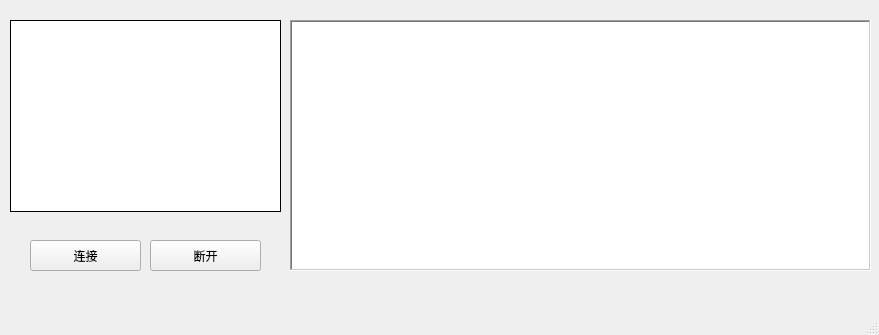
<?xml version="1.0" encoding="UTF-8"?>
<ui version="4.0">
 <class>MainWindow</class>
 <widget class="QMainWindow" name="MainWindow">
  <property name="geometry">
   <rect>
    <x>0</x>
    <y>0</y>
    <width>879</width>
    <height>335</height>
   </rect>
  </property>
  <property name="windowTitle">
   <string>ShadowsocksR PyQt by XiaoJian</string>
  </property>
  <property name="windowIcon">
   <iconset>
    <normaloff>ssw128.png</normaloff>ssw128.png</iconset>
  </property>
  <property name="windowOpacity">
   <double>1.000000000000000</double>
  </property>
  <widget class="QWidget" name="centralwidget">
   <widget class="QPushButton" name="button_disconnect">
    <property name="geometry">
     <rect>
      <x>150</x>
      <y>240</y>
      <width>111</width>
      <height>31</height>
     </rect>
    </property>
    <property name="text">
     <string>断开</string>
    </property>
   </widget>
   <widget class="QPushButton" name="button_connect">
    <property name="geometry">
     <rect>
      <x>30</x>
      <y>240</y>
      <width>111</width>
      <height>31</height>
     </rect>
    </property>
    <property name="text">
     <string>连接</string>
    </property>
   </widget>
   <widget class="QTextBrowser" name="ssr_log">
    <property name="geometry">
     <rect>
      <x>290</x>
      <y>20</y>
      <width>581</width>
      <height>251</height>
     </rect>
    </property>
    <property name="font">
     <font>
      <family>Courier</family>
      <pointsize>8</pointsize>
      <italic>true</italic>
     </font>
    </property>
    <property name="frameShape">
     <enum>QFrame::WinPanel</enum>
    </property>
   </widget>
   <widget class="QTableWidget" name="server_table">
    <property name="geometry">
     <rect>
      <x>10</x>
      <y>20</y>
      <width>271</width>
      <height>192</height>
     </rect>
    </property>
    <property name="statusTip">
     <string/>
    </property>
    <property name="frameShape">
     <enum>QFrame::Panel</enum>
    </property>
    <property name="frameShadow">
     <enum>QFrame::Plain</enum>
    </property>
    <property name="midLineWidth">
     <number>1</number>
    </property>
    <property name="editTriggers">
     <set>QAbstractItemView::AnyKeyPressed|QAbstractItemView::DoubleClicked|QAbstractItemView::EditKeyPressed</set>
    </property>
    <property name="tabKeyNavigation">
     <bool>true</bool>
    </property>
    <property name="showDropIndicator" stdset="0">
     <bool>true</bool>
    </property>
    <property name="dragEnabled">
     <bool>false</bool>
    </property>
    <property name="textElideMode">
     <enum>Qt::ElideLeft</enum>
    </property>
    <property name="showGrid">
     <bool>true</bool>
    </property>
    <property name="gridStyle">
     <enum>Qt::SolidLine</enum>
    </property>
    <property name="sortingEnabled">
     <bool>false</bool>
    </property>
    <property name="wordWrap">
     <bool>true</bool>
    </property>
    <property name="cornerButtonEnabled">
     <bool>true</bool>
    </property>
    <property name="rowCount">
     <number>0</number>
    </property>
    <attribute name="horizontalHeaderVisible">
     <bool>false</bool>
    </attribute>
    <attribute name="verticalHeaderVisible">
     <bool>false</bool>
    </attribute>
    <column>
     <property name="text">
      <string>server</string>
     </property>
    </column>
    <column>
     <property name="text">
      <string>enable</string>
     </property>
    </column>
   </widget>
  </widget>
  <widget class="QMenuBar" name="menubar">
   <property name="geometry">
    <rect>
     <x>0</x>
     <y>0</y>
     <width>879</width>
     <height>26</height>
    </rect>
   </property>
  </widget>
  <widget class="QStatusBar" name="statusbar"/>
 </widget>
 <resources/>
 <connections/>
</ui>
